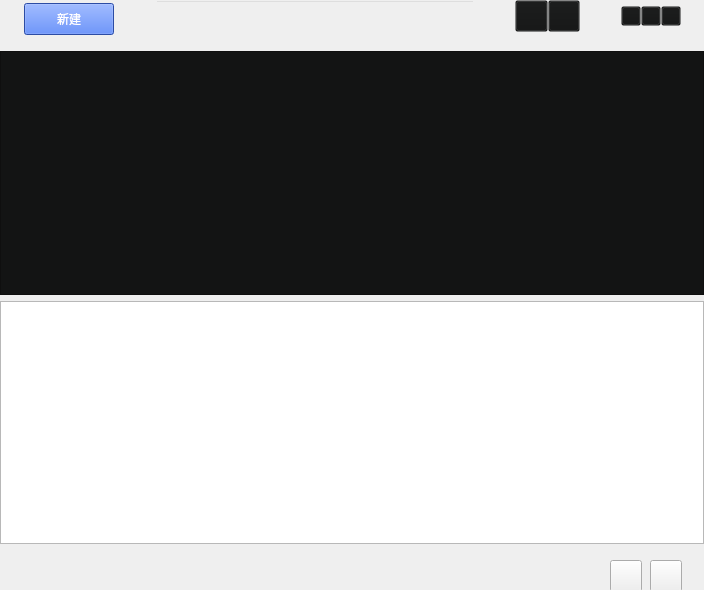
<?xml version="1.0" encoding="UTF-8"?>
<ui version="4.0">
 <class>Widget</class>
 <widget class="QWidget" name="Widget">
  <property name="geometry">
   <rect>
    <x>0</x>
    <y>0</y>
    <width>704</width>
    <height>590</height>
   </rect>
  </property>
  <property name="windowTitle">
   <string>Widget</string>
  </property>
  <property name="styleSheet">
   <string notr="true"/>
  </property>
  <widget class="QWidget" name="widget" native="true">
   <property name="geometry">
    <rect>
     <x>0</x>
     <y>0</y>
     <width>704</width>
     <height>590</height>
    </rect>
   </property>
   <layout class="QVBoxLayout" name="verticalLayout">
    <item>
     <widget class="QFrame" name="frameRight">
      <property name="styleSheet">
       <string notr="true">background:rgba(19,20,20,0);</string>
      </property>
      <layout class="QVBoxLayout" name="verticalLayout_textEdit">
       <property name="spacing">
        <number>0</number>
       </property>
       <property name="leftMargin">
        <number>0</number>
       </property>
       <property name="topMargin">
        <number>0</number>
       </property>
       <property name="rightMargin">
        <number>0</number>
       </property>
       <property name="bottomMargin">
        <number>0</number>
       </property>
       <item>
        <layout class="QHBoxLayout" name="horizontalLayout_textEdit">
         <property name="spacing">
          <number>0</number>
         </property>
         <item>
          <spacer name="horizontalSpacer_leftNewNoteButton">
           <property name="orientation">
            <enum>Qt::Horizontal</enum>
           </property>
           <property name="sizeType">
            <enum>QSizePolicy::Minimum</enum>
           </property>
           <property name="sizeHint" stdset="0">
            <size>
             <width>24</width>
             <height>20</height>
            </size>
           </property>
          </spacer>
         </item>
         <item>
          <widget class="QPushButton" name="newKynote">
           <property name="minimumSize">
            <size>
             <width>90</width>
             <height>32</height>
            </size>
           </property>
           <property name="maximumSize">
            <size>
             <width>60</width>
             <height>25</height>
            </size>
           </property>
           <property name="cursor">
            <cursorShape>PointingHandCursor</cursorShape>
           </property>
           <property name="focusPolicy">
            <enum>Qt::TabFocus</enum>
           </property>
           <property name="styleSheet">
            <string notr="true">background:rgba(61,107,229,1);
color: rgb(255, 255, 255);</string>
           </property>
           <property name="text">
            <string>新建</string>
           </property>
           <property name="icon">
            <iconset>
             <normaloff>:/images/newNote_Regular.png</normaloff>:/images/newNote_Regular.png</iconset>
           </property>
           <property name="iconSize">
            <size>
             <width>16</width>
             <height>16</height>
            </size>
           </property>
          </widget>
         </item>
         <item>
          <spacer name="horizontalSpacer_rightNewNoteButton">
           <property name="orientation">
            <enum>Qt::Horizontal</enum>
           </property>
           <property name="sizeHint" stdset="0">
            <size>
             <width>40</width>
             <height>20</height>
            </size>
           </property>
          </spacer>
         </item>
         <item>
          <widget class="QLineEdit" name="SearchLine">
           <property name="minimumSize">
            <size>
             <width>320</width>
             <height>32</height>
            </size>
           </property>
           <property name="styleSheet">
            <string notr="true"/>
           </property>
          </widget>
         </item>
         <item>
          <spacer name="horizontalSpacer_leftTrashBUtton">
           <property name="orientation">
            <enum>Qt::Horizontal</enum>
           </property>
           <property name="sizeHint" stdset="0">
            <size>
             <width>40</width>
             <height>20</height>
            </size>
           </property>
          </spacer>
         </item>
         <item>
          <widget class="QPushButton" name="add_more_btn">
           <property name="minimumSize">
            <size>
             <width>32</width>
             <height>32</height>
            </size>
           </property>
           <property name="maximumSize">
            <size>
             <width>33</width>
             <height>32</height>
            </size>
           </property>
           <property name="cursor">
            <cursorShape>PointingHandCursor</cursorShape>
           </property>
           <property name="focusPolicy">
            <enum>Qt::TabFocus</enum>
           </property>
           <property name="styleSheet">
            <string notr="true"/>
           </property>
           <property name="text">
            <string/>
           </property>
           <property name="icon">
            <iconset>
             <normaloff>:/images/trashCan_Regular.png</normaloff>:/images/trashCan_Regular.png</iconset>
           </property>
           <property name="iconSize">
            <size>
             <width>14</width>
             <height>18</height>
            </size>
           </property>
          </widget>
         </item>
         <item>
          <widget class="QPushButton" name="change_page_btn">
           <property name="minimumSize">
            <size>
             <width>32</width>
             <height>32</height>
            </size>
           </property>
           <property name="maximumSize">
            <size>
             <width>32</width>
             <height>32</height>
            </size>
           </property>
           <property name="styleSheet">
            <string notr="true"/>
           </property>
           <property name="text">
            <string/>
           </property>
          </widget>
         </item>
         <item>
          <spacer name="horizontalSpacer">
           <property name="orientation">
            <enum>Qt::Horizontal</enum>
           </property>
           <property name="sizeHint" stdset="0">
            <size>
             <width>13</width>
             <height>13</height>
            </size>
           </property>
          </spacer>
         </item>
         <item>
          <widget class="QPushButton" name="set_btn">
           <property name="minimumSize">
            <size>
             <width>20</width>
             <height>20</height>
            </size>
           </property>
           <property name="maximumSize">
            <size>
             <width>20</width>
             <height>20</height>
            </size>
           </property>
           <property name="cursor">
            <cursorShape>PointingHandCursor</cursorShape>
           </property>
           <property name="focusPolicy">
            <enum>Qt::NoFocus</enum>
           </property>
           <property name="styleSheet">
            <string notr="true"/>
           </property>
           <property name="text">
            <string/>
           </property>
           <property name="icon">
            <iconset>
             <normaloff>:/images/3dots_Regular.png</normaloff>:/images/3dots_Regular.png</iconset>
           </property>
          </widget>
         </item>
         <item>
          <widget class="QPushButton" name="pushButton_Mini">
           <property name="minimumSize">
            <size>
             <width>20</width>
             <height>20</height>
            </size>
           </property>
           <property name="maximumSize">
            <size>
             <width>20</width>
             <height>20</height>
            </size>
           </property>
           <property name="styleSheet">
            <string notr="true"/>
           </property>
           <property name="text">
            <string/>
           </property>
          </widget>
         </item>
         <item>
          <widget class="QPushButton" name="pushButton_Exit">
           <property name="minimumSize">
            <size>
             <width>20</width>
             <height>20</height>
            </size>
           </property>
           <property name="maximumSize">
            <size>
             <width>20</width>
             <height>20</height>
            </size>
           </property>
           <property name="styleSheet">
            <string notr="true"/>
           </property>
           <property name="text">
            <string/>
           </property>
          </widget>
         </item>
         <item>
          <spacer name="horizontalSpacer_rightTrashButton">
           <property name="orientation">
            <enum>Qt::Horizontal</enum>
           </property>
           <property name="sizeType">
            <enum>QSizePolicy::Minimum</enum>
           </property>
           <property name="sizeHint" stdset="0">
            <size>
             <width>23</width>
             <height>20</height>
            </size>
           </property>
          </spacer>
         </item>
        </layout>
       </item>
       <item>
        <spacer name="verticalSpacer_upTextEdit">
         <property name="orientation">
          <enum>Qt::Vertical</enum>
         </property>
         <property name="sizeType">
          <enum>QSizePolicy::Minimum</enum>
         </property>
         <property name="sizeHint" stdset="0">
          <size>
           <width>17</width>
           <height>13</height>
          </size>
         </property>
        </spacer>
       </item>
      </layout>
     </widget>
    </item>
    <item>
     <widget class="QTableView" name="tableView">
      <property name="styleSheet">
       <string notr="true">background-color: rgb(19,20,20);
selection-background-color:rgba(72,72,76,1);</string>
      </property>
     </widget>
    </item>
    <item>
     <widget class="QListView" name="listView">
      <property name="styleSheet">
       <string notr="true"/>
      </property>
     </widget>
    </item>
    <item>
     <widget class="QWidget" name="widget_2" native="true">
      <property name="minimumSize">
       <size>
        <width>40</width>
        <height>40</height>
       </size>
      </property>
      <widget class="QWidget" name="horizontalLayoutWidget">
       <property name="geometry">
        <rect>
         <x>20</x>
         <y>10</y>
         <width>160</width>
         <height>25</height>
        </rect>
       </property>
       <layout class="QHBoxLayout" name="horizontalLayout">
        <item>
         <widget class="QLabel" name="label">
          <property name="styleSheet">
           <string notr="true">color: rgb(43,49,56);
color: rgb(126, 126, 126);</string>
          </property>
          <property name="text">
           <string/>
          </property>
         </widget>
        </item>
        <item>
         <spacer name="horizontalSpacer_2">
          <property name="orientation">
           <enum>Qt::Horizontal</enum>
          </property>
          <property name="sizeHint" stdset="0">
           <size>
            <width>40</width>
            <height>20</height>
           </size>
          </property>
         </spacer>
        </item>
       </layout>
      </widget>
      <widget class="QPushButton" name="sort_btn">
       <property name="geometry">
        <rect>
         <x>610</x>
         <y>10</y>
         <width>32</width>
         <height>32</height>
        </rect>
       </property>
       <property name="minimumSize">
        <size>
         <width>32</width>
         <height>32</height>
        </size>
       </property>
       <property name="maximumSize">
        <size>
         <width>32</width>
         <height>32</height>
        </size>
       </property>
       <property name="styleSheet">
        <string notr="true"/>
       </property>
       <property name="text">
        <string/>
       </property>
      </widget>
      <widget class="QPushButton" name="sort_2_btn">
       <property name="geometry">
        <rect>
         <x>650</x>
         <y>10</y>
         <width>32</width>
         <height>32</height>
        </rect>
       </property>
       <property name="minimumSize">
        <size>
         <width>32</width>
         <height>32</height>
        </size>
       </property>
       <property name="maximumSize">
        <size>
         <width>32</width>
         <height>32</height>
        </size>
       </property>
       <property name="styleSheet">
        <string notr="true"/>
       </property>
       <property name="text">
        <string/>
       </property>
      </widget>
     </widget>
    </item>
   </layout>
  </widget>
 </widget>
 <resources/>
 <connections/>
</ui>
